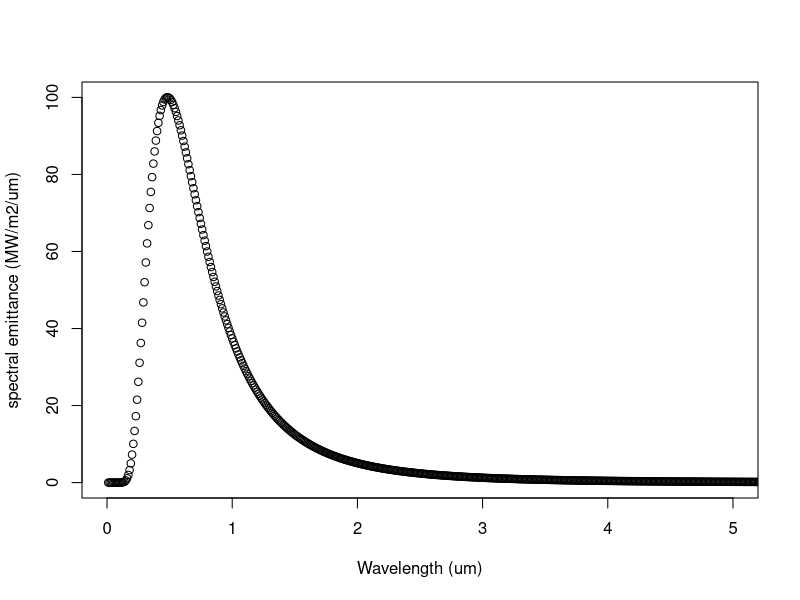
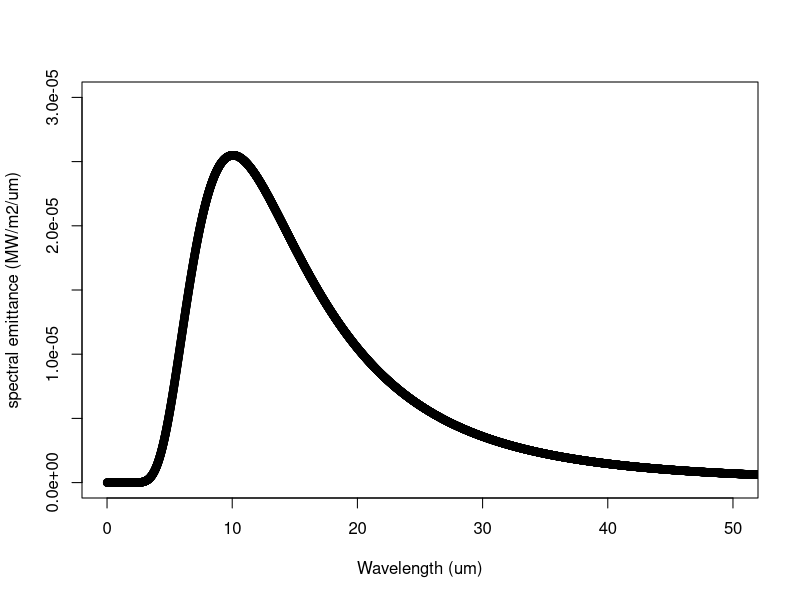
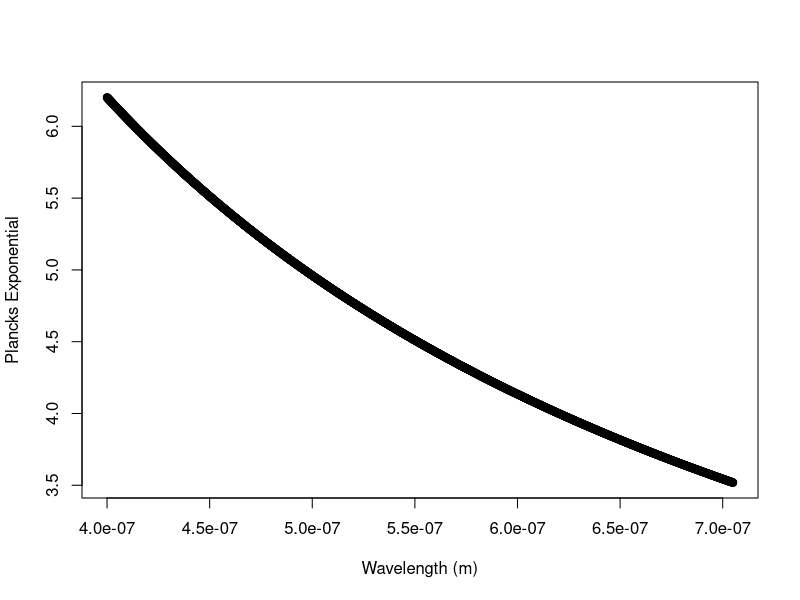
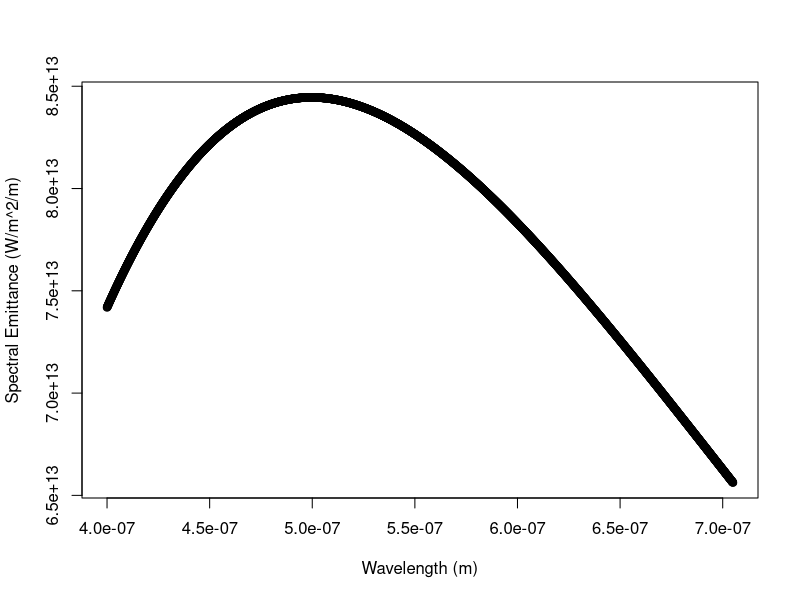
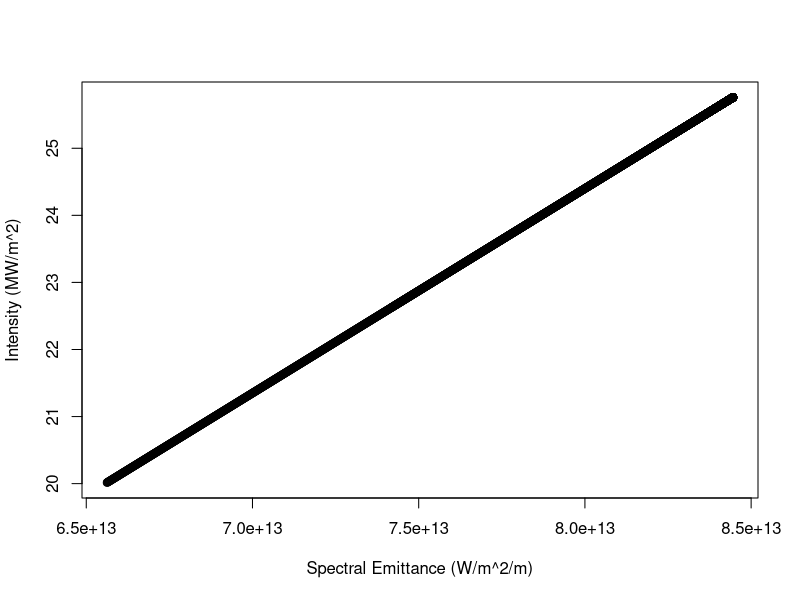

The R script that drew these images, in order:
## ---- chunk 1
h=6.62606896e-34
c=2.99792458e8
k=1.3806504e-23 
lambda = seq(1e-8,1e-4, by=1e-8)
T = 6000


y=(2*pi*h*(c^2))/(lambda^5)*(1./(exp((h*c)/(lambda*k*T))-1))


T2 = 288
y2=(2*pi*h*(c^2))/(lambda^5)*(1./(exp((h*c)/(lambda*k*T2))-1))
plot(1e6*lambda,1e-6*1e-6*y, xlim=c(0.0,5.0),ylim=c(0.0,100.0), xlab='Wavelength (um)', ylab='spectral emittance (MW/m2/um)')
# par(new=T)
# plot(1e6*lambda,1e-6*1e-6*y2, xlim=c(0.0,10.0), ylim=c(0.0,1/10000.0), xlab='', ylab='', axes=F)
# par(new=F)
plot(1e6*lambda,1e-6*1e-6*y2, xlim=c(0.0,50.0), ylim=c(0.0,3*1e-5), xlab='Wavelength (um)', ylab='spectral emittance (MW/m2/um)')
## ---- chunk 2
lambda2 = seq(4.00e-7,7.05e-7, by=1e-10)
bookT = 5800
y = (h*c)/(lambda2*k*bookT)
plot(lambda2,y,xlab='Wavelength (m)',ylab='Plancks Exponential')

## ---- chunk 3
I=((2*pi)*(h)*(c**2)/((lambda2**5)*(exp(y)-1)))
plot(lambda2,I,xlab='Wavelength (m)',ylab='Spectral Emittance (W/m^2/m)')
## ---- chunk 4
Ilambda = (I*(max(lambda2)-min(lambda2)))*1e-6
plot(I,Ilambda,xlab='Spectral Emittance (W/m^2/m)',ylab='Intensity (MW/m^2)')

